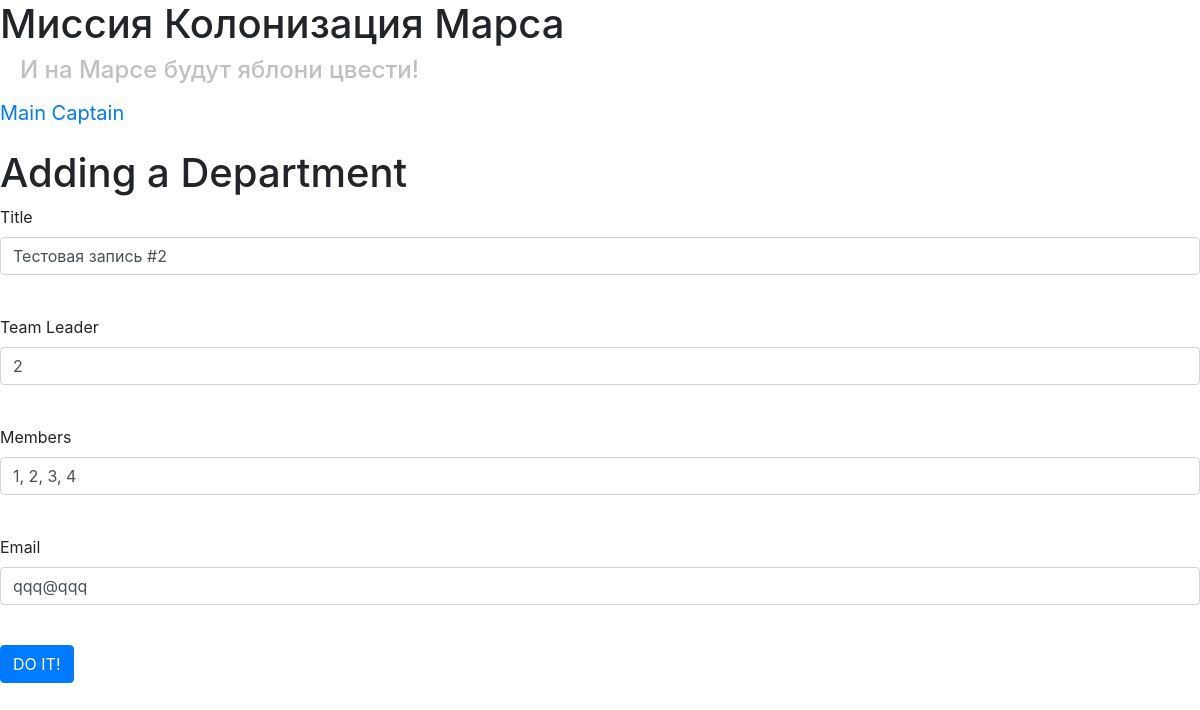
The page /department/2 (signed in) on the database its author committed.
### data/users.py (models this page shows, shortened)
class User(SqlAlchemyBase, UserMixin, SerializerMixin):
    __tablename__ = 'users'
    id = sqlalchemy.Column(sqlalchemy.Integer,
                           primary_key=True, autoincrement=True)
    email = sqlalchemy.Column(sqlalchemy.String,
                              index=True, unique=True, nullable=True)
    surname = sqlalchemy.Column(sqlalchemy.String, nullable=True)
    name = sqlalchemy.Column(sqlalchemy.String, nullable=True)
    about = sqlalchemy.Column(sqlalchemy.String, nullable=True)
    age = sqlalchemy.Column(sqlalchemy.Integer, nullable=True)
    position = sqlalchemy.Column(sqlalchemy.String, nullable=True)
    speciality = sqlalchemy.Column(sqlalchemy.String, nullable=True)
    address = sqlalchemy.Column(sqlalchemy.String, nullable=True)
    hashed_password = sqlalchemy.Column(sqlalchemy.String, nullable=True)
    created_date = sqlalchemy.Column(sqlalchemy.DateTime,
                                     default=datetime.datetime.now)
    city_from = sqlalchemy.Column(sqlalchemy.String, nullable=True)
    news = orm.relation("News", back_populates='user')

### data/departments.py (models this page shows)
class Department(SqlAlchemyBase, SerializerMixin):
    __tablename__ = 'departments'
    id = sqlalchemy.Column(sqlalchemy.Integer,
                           primary_key=True, autoincrement=True)
    title = sqlalchemy.Column(sqlalchemy.String)
    chef = sqlalchemy.Column(sqlalchemy.Integer, sqlalchemy.ForeignKey("users.id"))
    members = sqlalchemy.Column(sqlalchemy.String)
    email = sqlalchemy.Column(sqlalchemy.String)
    user = orm.relation('User')

### main.py (the view, shortened to what this page needs)
@app.route('/department/<int:id>', methods=['GET', 'POST'])
@login_required
def edit_department(id):
    form = DepartmentForm()
    if request.method == "GET":
        session = create_session()
        deps = session.query(Department).all()
        a = False
        for i in range(len(deps)):
            if deps[i].id == id and deps[i].user == current_user or deps[i].id == id and current_user.id == 1:
                form.title.data = deps[i].title
                form.chef.data = deps[i].chef
                form.members.data = deps[i].members
                form.email.data = deps[i].email
                a = True
                break
        if not a:
            abort(404)
    return render_template('department.html', title='Редактирование департамента', form=form)

### main.py
class DepartmentForm(FlaskForm):
    title = StringField("Title", validators=[DataRequired()])
    chef = IntegerField('Team Leader', validators=[DataRequired()])
    members = StringField("Members", validators=[DataRequired()])
    email = StringField("Email", validators=[DataRequired()])
    submit = SubmitField('DO IT!')

### data/db_session.py (called while the page is built)
def create_session() -> Session:
    global __factory
    return __factory()

### main.py (called while the page is built)
@login_manager.user_loader
def load_user(user_id):
    session = create_session()
    return session.query(User).get(user_id)

### templates/department.html (shortened to what this page needs)
{% extends "base.html" %}
{% block content %}
<h1>Adding a Department</h1>
<form action="" method="post">
    <p>
        {{ form.title.label }}<br>
        {{ form.title(class="form-control") }}<br>
    </p>
    <p>
        {{ form.chef.label }}<br>
        {{ form.chef(class="form-control") }}<br>
    </p>
    <p>
        {{ form.members.label }}<br>
        {{ form.members(class="form-control") }}<br>
    </p>
    <p>
        {{ form.email.label }}<br>
        {{ form.email(class="form-control") }}<br>
    </p>
    <p>{{ form.submit(type="submit", class="btn btn-primary") }}</p>
</form>
{% endblock %}

### templates/base.html (shortened to what this page needs)
<!DOCTYPE html>
<html lang="ru">
<head>
    <link rel="stylesheet"
          href="https://stackpath.bootstrapcdn.com/bootstrap/4.4.1/css/bootstrap.min.css"
>
    <link rel="stylesheet" type="text/css" href="/static/css/2.css"/>
</head>
<body>
<h1>Миссия Колонизация Марса</h1>
<h4>И на Марсе будут яблони цвести!</h4>
<nav>
    {% if current_user.is_authenticated %}
    <p>
        <a class="navbar-brand" href="/logout">{{ current_user.name}} {{ current_user.surname}}</a>
    </p>
    {% else %}
        <p>
            <a class="btn btn-primary " href="/register">Register</a>
            <a class="btn btn-success" href="/login">Log in</a>
        </p>
    {% endif %}
</nav>
{% block content %}
{% endblock %}
</body>
</html>

### static/css/2.css (style rules this page uses)
h4 { padding-left: 20px; color: #c0c0c0 }

### rows shown on the page
User: name "Main", surname "Captain"
Department: title "Тестовая запись #2", chef "2", members "1, 2, 3, 4", email "qqq@qqq"
